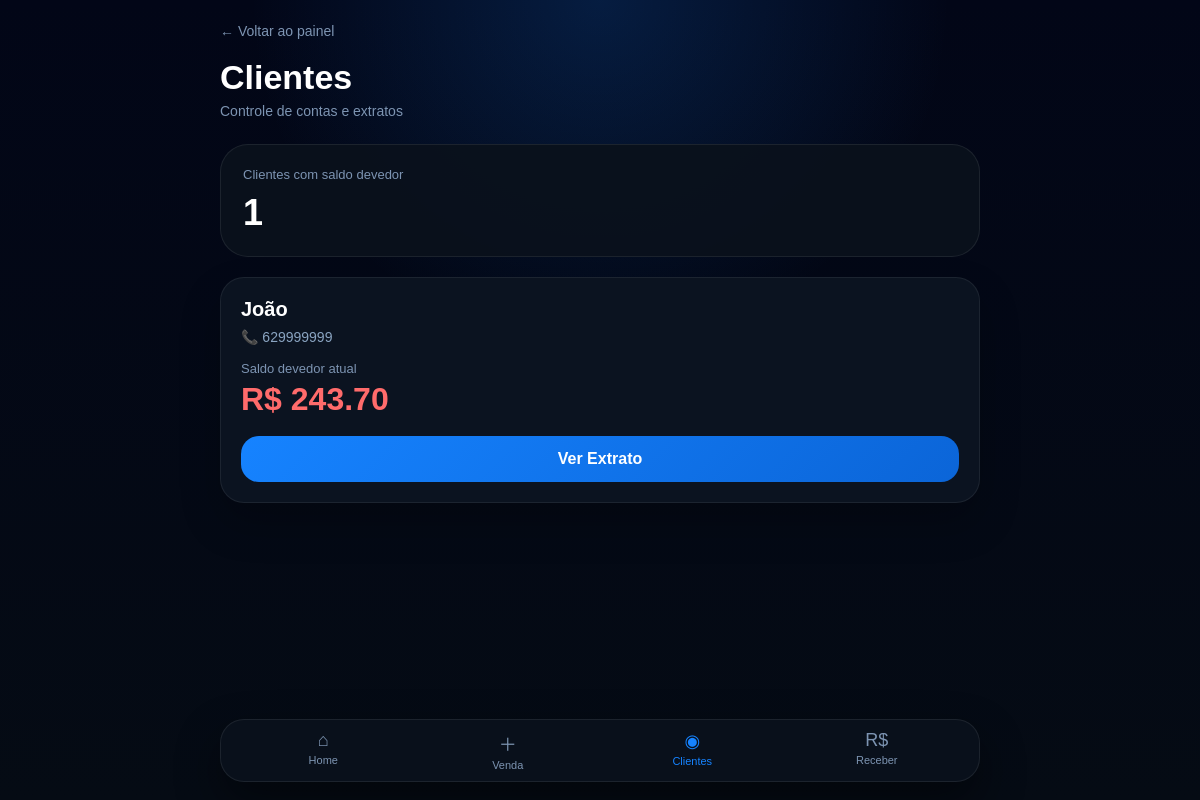
The app's page /clientes, older data.
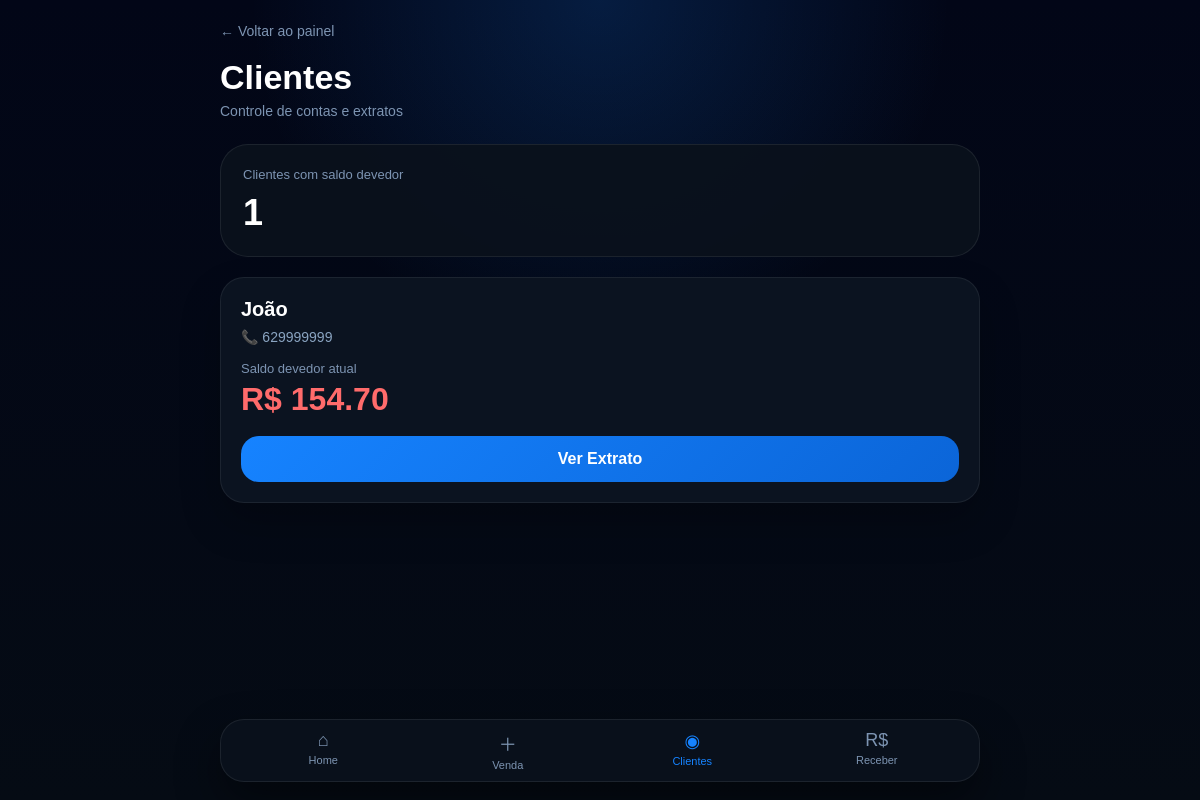
The same page, newer data.
### tables this page shows
CREATE TABLE clientes (
    id INTEGER PRIMARY KEY AUTOINCREMENT,
    nome TEXT NOT NULL,
    telefone TEXT,
    saldo_fiado REAL DEFAULT 0,
    data_cadastro TEXT
);

### backend/app.py (the view)
@app.get("/clientes")
def pagina_clientes(request: Request):
    conexao = sqlite3.connect(BANCO)
    cursor = conexao.cursor()
    cursor.execute("""
    SELECT id, nome, telefone, saldo_fiado
    FROM clientes
    WHERE saldo_fiado > 0
    ORDER BY nome
""")
    clientes = cursor.fetchall()
    conexao.close()
    return templates.TemplateResponse(
        request,
        "clientes.html",
        {"clientes": clientes}
    )

### backend/templates/clientes.html (shortened to what this page needs)
<!DOCTYPE html>
<html lang="pt-BR">
<head>
</head>
<body>
<div class="container">
    <div class="header">
        <a class="voltar-topo" href="/">
            ← Voltar ao painel
        </a>
        <h1>Clientes</h1>
        <div class="subtitulo">
            Controle de contas e extratos
        </div>
    </div>
    <div class="resumo">
        <div class="resumo-label">
            Clientes com saldo devedor
        </div>
        <div class="resumo-valor">
            {{ clientes|length }}
        </div>
    </div>
    <div class="lista-clientes">
        {% if clientes %}
            {% for cliente in clientes %}
            <div class="card">
                <div class="nome">
                    {{ cliente[1] }}
                </div>
                <div class="telefone">
                    📞 {{ cliente[2] or "Telefone não informado" }}
                </div>
                <div class="saldo-label">
                    Saldo devedor atual
                </div>
                <div class="saldo">
                    R$ {{ "%.2f"|format(cliente[3] or 0) }}
                </div>
                <a class="botao"
                   href="/clientes/{{ cliente[0] }}">
                    Ver Extrato
                </a>
            </div>
            {% endfor %}
        {% else %}
            <div class="sem-clientes">
                Nenhum cliente com saldo pendente.
            </div>
        {% endif %}
    </div>
</div>
<nav class="bottom-nav">
    <a class="nav-item" href="/">
        <span class="nav-icon">⌂</span>
        Home
    </a>
    <a class="nav-item" href="/nova-venda">
        <span class="nav-icon">＋</span>
        Venda
    </a>
    <a class="nav-item active" href="/clientes">
        <span class="nav-icon">◉</span>
        Clientes
    </a>
    <a class="nav-item" href="/receber-pagamento">
        <span class="nav-icon">R$</span>
        Receber
    </a>
</nav>
</body>
</html>

Row changes from the older to the newer data that the page shows:
changed clientes "João": saldo_fiado "243.70" → "154.70"
